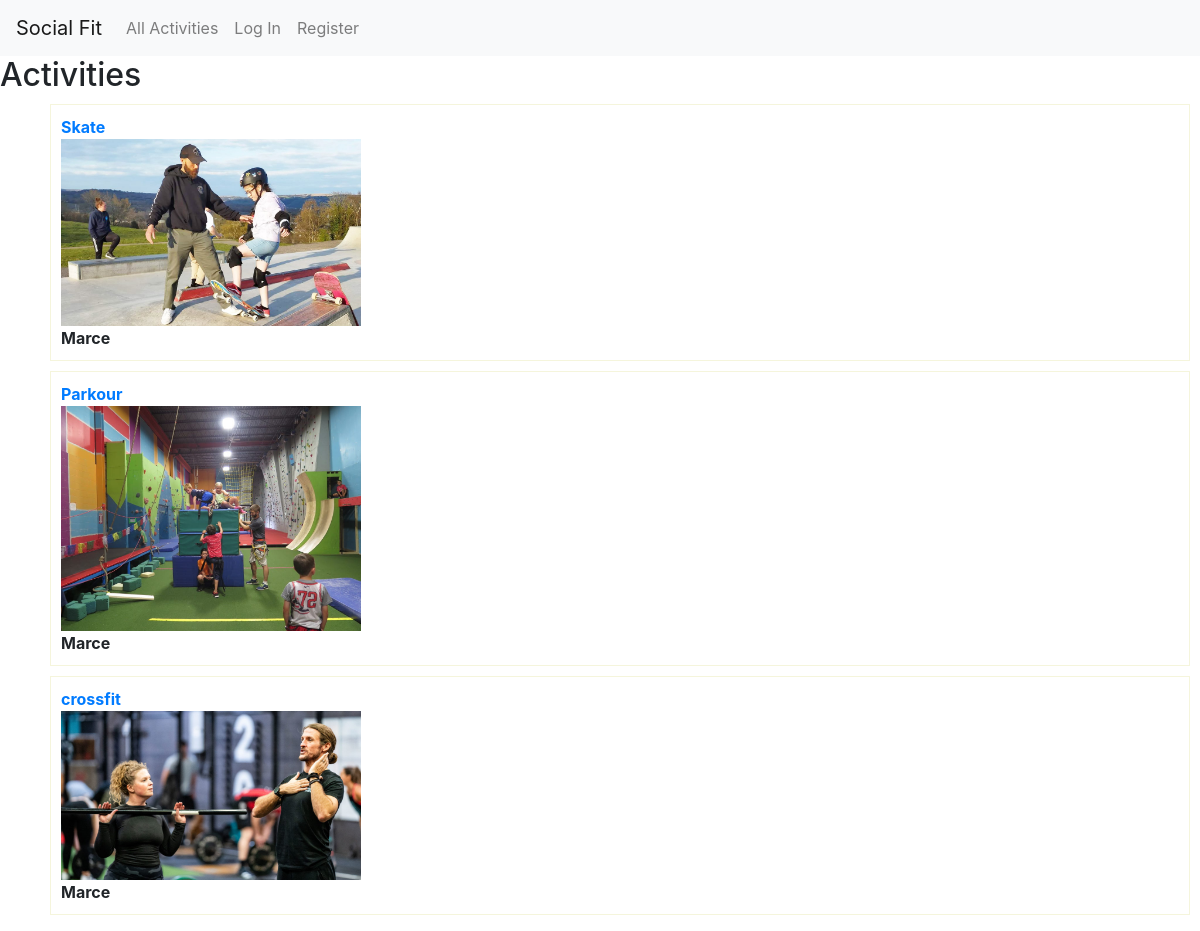
The app's page /activities with its own data.
### booking/models.py (models this page shows, shortened)
class Activity(models.Model):
    created_by = models.ForeignKey(User, on_delete=models.CASCADE, related_name='activity_owner')
    name = models.CharField(max_length=30)
    description = models.TextField()
    image = models.ImageField(upload_to = 'images/')
    active = models.BooleanField(default=True)

class User(AbstractUser):
    pass
    def __str__(self):
        return f"{self.username}"

### booking/views.py (the view)
# urls.py: path("activities", views.all_activities, name="all_activities"),
def all_activities(request):
    activities = Activity.objects.all()
    return render(request, 'booking/all_activities.html', {'activities': activities})

### booking/templates/booking/all_activities.html (shortened to what this page needs)
{% extends "booking/layout.html" %}
{% block body %}
    <h2>Activities</h2>
    <ul style="list-style-type: none;">
        {% for activity in activities %}
        <div style="border: 1px solid beige; margin:10px; padding: 10px">
            <div style="display: flex; align-items: center;">
                <li style="margin-right: 10px;">
                    <a href="{% url 'booking:activity' activity.id %}" style="text-decoration: none;">
                        <strong>{{ activity.name }}</strong>
                    </a>
                </li>
            </div>
            <li>
                <img src="{{ activity.image.url }}" width= '300'>
            </li>
            <li style="margin-right: 10px;">
                <strong>{{ activity.created_by }}</strong>
            </li>
        </div>
        {% endfor %}
    </ul>
{% endblock %}

### records on screen
Activity: name "Skate", image (picture), created_by "Marce"
Activity: name "Parkour", image (picture), created_by "Marce"
Activity: name "crossfit", image (picture), created_by "Marce"
